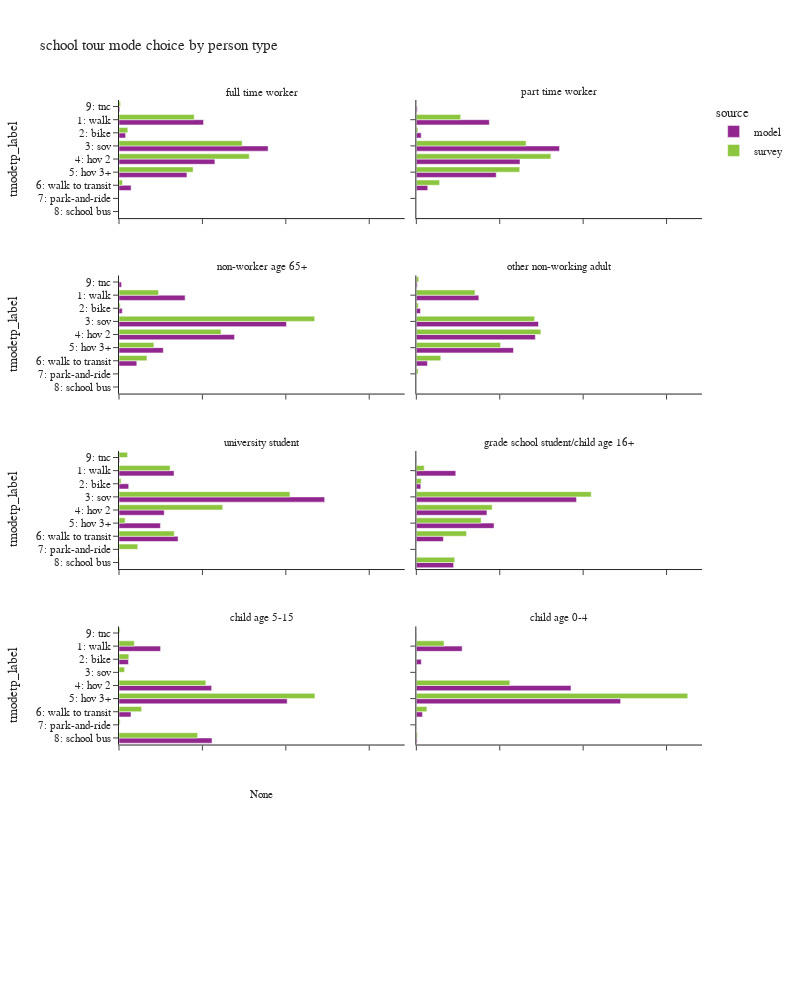

Notebook source saved alongside this figure:
### Code cell
plot_mode_choice(wk_tour,"pptyp_label",
                 {"pptyp_label":["full time worker","part time worker","non-worker age 65+","other non-working adult",
                                 "university student","grade school student/child age 16+","child age 5-15","child age 0-4"],
                  "tmodetp_label":["1: walk","2: bike","3: sov","4: hov 2","5: hov 3+","6: walk to transit",
                                   "7: park-and-ride","8: school bus","9: other–survey only"]},
                 "person type",2,1000)

### Figure 1 — Plotly figure (JSON) as saved in the notebook; plotly's stock layout.template omitted (floating-point values rounded to 4 significant figures)
{"data": [{"alignmentgroup": "True", "customdata": [[44], [211851], [16544], [373654], [240221], [170125], [30345], [2], [2044]], "hovertemplate": "source=model<br>pptyp_label=full time worker<br>percentage=%{x}<br>tmodetp_label=%{y}<br>sample_count=%{customdata[0]}<extra></extra>", "legendgroup": "model", "marker": {"color": "#91268F", "pattern": {"shape": ""}}, "name": "model", "offsetgroup": "model", "orientation": "h", "showlegend": true, "textposition": "auto", "type": "bar", "x": [4.211e-05, 0.2028, 0.01583, 0.3576, 0.2299, 0.1628, 0.02904, 1.914e-06, 0.001956], "xaxis": "x9", "y": [null, "1: walk", "2: bike", "3: sov", "4: hov 2", "5: hov 3+", "6: walk to transit", "8: school bus", "9: tnc"], "yaxis": "y9"}, {"alignmentgroup": "True", "customdata": [[5], [56306], [3764], [110439], [79973], [61623], [8811], [720]], "hovertemplate": "source=model<br>pptyp_label=part time worker<br>percentage=%{x}<br>tmodetp_label=%{y}<br>sample_count=%{customdata[0]}<extra></extra>", "legendgroup": "model", "marker": {"color": "#91268F", "pattern": {"shape": ""}}, "name": "model", "offsetgroup": "model", "orientation": "h", "showlegend": false, "textposition": "auto", "type": "bar", "x": [1.555e-05, 0.1751, 0.0117, 0.3434, 0.2486, 0.1916, 0.02739, 0.002239], "xaxis": "x10", "y": [null, "1: walk", "2: bike", "3: sov", "4: hov 2", "5: hov 3+", "6: walk to transit", "9: tnc"], "yaxis": "y10"}, {"alignmentgroup": "True", "customdata": [[1], [109023], [5365], [276165], [190583], [73137], [29342], [4226]], "hovertemplate": "source=model<br>pptyp_label=non-worker age 65+<br>percentage=%{x}<br>tmodetp_label=%{y}<br>sample_count=%{customdata[0]}<extra></extra>", "legendgroup": "model", "marker": {"color": "#91268F", "pattern": {"shape": ""}}, "name": "model", "offsetgroup": "model", "orientation": "h", "showlegend": false, "textposition": "auto", "type": "bar", "x": [1.454e-06, 0.1585, 0.0078, 0.4015, 0.2771, 0.1063, 0.04266, 0.006144], "xaxis": "x7", "y": [null, "1: walk", "2: bike", "3: sov", "4: hov 2", "5: hov 3+", "6: walk to transit", "9: tnc"], "yaxis": "y7"}, {"alignmentgroup": "True", "customdata": [[2], [135350], [8893], [264484], [257713], [210342], [24022], [2120]], "hovertemplate": "source=model<br>pptyp_label=other non-working adult<br>percentage=%{x}<br>tmodetp_label=%{y}<br>sample_count=%{customdata[0]}<extra></extra>", "legendgroup": "model", "marker": {"color": "#91268F", "pattern": {"shape": ""}}, "name": "model", "offsetgroup": "model", "orientation": "h", "showlegend": false, "textposition": "auto", "type": "bar", "x": [2.215e-06, 0.1499, 0.009849, 0.2929, 0.2854, 0.233, 0.0266, 0.002348], "xaxis": "x8", "y": [null, "1: walk", "2: bike", "3: sov", "4: hov 2", "5: hov 3+", "6: walk to transit", "9: tnc"], "yaxis": "y8"}, {"alignmentgroup": "True", "customdata": [[17669], [3117], [66037], [14534], [13301], [18968], [121], [166]], "hovertemplate": "source=model<br>pptyp_label=university student<br>percentage=%{x}<br>tmodetp_label=%{y}<br>sample_count=%{customdata[0]}<extra></extra>", "legendgroup": "model", "marker": {"color": "#91268F", "pattern": {"shape": ""}}, "name": "model", "offsetgroup": "model", "orientation": "h", "showlegend": false, "textposition": "auto", "type": "bar", "x": [0.1319, 0.02328, 0.4931, 0.1085, 0.09933, 0.1416, 0.0009036, 0.00124], "xaxis": "x5", "y": ["1: walk", "2: bike", "3: sov", "4: hov 2", "5: hov 3+", "6: walk to transit", "8: school bus", "9: tnc"], "yaxis": "y5"}, {"alignmentgroup": "True", "customdata": [[2], [15112], [1718], [61367], [27058], [29762], [10373], [14293], [109]], "hovertemplate": "source=model<br>pptyp_label=grade school student/child age 16+<br>percentage=%{x}<br>tmodetp_label=%{y}<br>sample_count=%{customdata[0]}<extra></extra>", "legendgroup": "model", "marker": {"color": "#91268F", "pattern": {"shape": ""}}, "name": "model", "offsetgroup": "model", "orientation": "h", "showlegend": false, "textposition": "auto", "type": "bar", "x": [1.252e-05, 0.09457, 0.01075, 0.384, 0.1693, 0.1863, 0.06491, 0.08945, 0.0006821], "xaxis": "x6", "y": [null, "1: walk", "2: bike", "3: sov", "4: hov 2", "5: hov 3+", "6: walk to transit", "8: school bus", "9: tnc"], "yaxis": "y6"}, {"alignmentgroup": "True", "customdata": [[30], [60094], [13619], [133983], [243216], [17325], [134504], [222]], "hovertemplate": "source=model<br>pptyp_label=child age 5-15<br>percentage=%{x}<br>tmodetp_label=%{y}<br>sample_count=%{customdata[0]}<extra></extra>", "legendgroup": "model", "marker": {"color": "#91268F", "pattern": {"shape": ""}}, "name": "model", "offsetgroup": "model", "orientation": "h", "showlegend": false, "textposition": "auto", "type": "bar", "x": [4.975e-05, 0.09966, 0.02259, 0.2222, 0.4033, 0.02873, 0.2231, 0.0003682], "xaxis": "x3", "y": [null, "1: walk", "2: bike", "4: hov 2", "5: hov 3+", "6: walk to transit", "8: school bus", "9: tnc"], "yaxis": "y3"}, {"alignmentgroup": "True", "customdata": [[8], [25362], [2790], [85623], [113074], [3403], [434], [154]], "hovertemplate": "source=model<br>pptyp_label=child age 0-4<br>percentage=%{x}<br>tmodetp_label=%{y}<br>sample_count=%{customdata[0]}<extra></extra>", "legendgroup": "model", "marker": {"color": "#91268F", "pattern": {"shape": ""}}, "name": "model", "offsetgroup": "model", "orientation": "h", "showlegend": false, "textposition": "auto", "type": "bar", "x": [3.465e-05, 0.1099, 0.01209, 0.3709, 0.4898, 0.01474, 0.00188, 0.0006671], "xaxis": "x4", "y": [null, "1: walk", "2: bike", "4: hov 2", "5: hov 3+", "6: walk to transit", "8: school bus", "9: tnc"], "yaxis": "y4"}, {"alignmentgroup": "True", "customdata": [[3], [494], [61], [459], [376], [212], [47], [2], [13]], "hovertemplate": "source=survey<br>pptyp_label=full time worker<br>percentage=%{x}<br>tmodetp_label=%{y}<br>sample_count=%{customdata[0]}<extra></extra>", "legendgroup": "survey", "marker": {"color": "#8CC63E", "pattern": {"shape": ""}}, "name": "survey", "offsetgroup": "survey", "orientation": "h", "showlegend": true, "textposition": "auto", "type": "bar", "x": [0.0006905, 0.1803, 0.02108, 0.2954, 0.3124, 0.1777, 0.008408, 0.0002643, 0.003673], "xaxis": "x9", "y": [null, "1: walk", "2: bike", "3: sov", "4: hov 2", "5: hov 3+", "6: walk to transit", "7: park-and-ride", "9: tnc"], "yaxis": "y9"}, {"alignmentgroup": "True", "customdata": [[88], [11], [154], [106], [75], [27], [2]], "hovertemplate": "source=survey<br>pptyp_label=part time worker<br>percentage=%{x}<br>tmodetp_label=%{y}<br>sample_count=%{customdata[0]}<extra></extra>", "legendgroup": "survey", "marker": {"color": "#8CC63E", "pattern": {"shape": ""}}, "name": "survey", "offsetgroup": "survey", "orientation": "h", "showlegend": false, "textposition": "auto", "type": "bar", "x": [0.1062, 0.003893, 0.2631, 0.3225, 0.2479, 0.05577, 0.0005129], "xaxis": "x10", "y": ["1: walk", "2: bike", "3: sov", "4: hov 2", "5: hov 3+", "6: walk to transit", "9: tnc"], "yaxis": "y10"}, {"alignmentgroup": "True", "customdata": [[13], [164], [11], [441], [294], [81], [56], [4], [1]], "hovertemplate": "source=survey<br>pptyp_label=non-worker age 65+<br>percentage=%{x}<br>tmodetp_label=%{y}<br>sample_count=%{customdata[0]}<extra></extra>", "legendgroup": "survey", "marker": {"color": "#8CC63E", "pattern": {"shape": ""}}, "name": "survey", "offsetgroup": "survey", "orientation": "h", "showlegend": false, "textposition": "auto", "type": "bar", "x": [0.03695, 0.09469, 0.003055, 0.4692, 0.2447, 0.08363, 0.06707, 0.0005663, 0.0001267], "xaxis": "x7", "y": [null, "1: walk", "2: bike", "3: sov", "4: hov 2", "5: hov 3+", "6: walk to transit", "7: park-and-ride", "9: tnc"], "yaxis": "y7"}, {"alignmentgroup": "True", "customdata": [[6], [208], [25], [331], [268], [150], [67], [5], [1], [7]], "hovertemplate": "source=survey<br>pptyp_label=other non-working adult<br>percentage=%{x}<br>tmodetp_label=%{y}<br>sample_count=%{customdata[0]}<extra></extra>", "legendgroup": "survey", "marker": {"color": "#8CC63E", "pattern": {"shape": ""}}, "name": "survey", "offsetgroup": "survey", "orientation": "h", "showlegend": false, "textposition": "auto", "type": "bar", "x": [0.001286, 0.1408, 0.004759, 0.2836, 0.2985, 0.202, 0.05866, 0.004356, 0.0002534, 0.0058], "xaxis": "x8", "y": [null, "1: walk", "2: bike", "3: sov", "4: hov 2", "5: hov 3+", "6: walk to transit", "7: park-and-ride", "8: school bus", "9: tnc"], "yaxis": "y8"}, {"alignmentgroup": "True", "customdata": [[52], [5], [40], [22], [5], [32], [3], [1], [2]], "hovertemplate": "source=survey<br>pptyp_label=university student<br>percentage=%{x}<br>tmodetp_label=%{y}<br>sample_count=%{customdata[0]}<extra></extra>", "legendgroup": "survey", "marker": {"color": "#8CC63E", "pattern": {"shape": ""}}, "name": "survey", "offsetgroup": "survey", "orientation": "h", "showlegend": false, "textposition": "auto", "type": "bar", "x": [0.1226, 0.004874, 0.4099, 0.2487, 0.01471, 0.1325, 0.04495, 0.001292, 0.02053], "xaxis": "x5", "y": ["1: walk", "2: bike", "3: sov", "4: hov 2", "5: hov 3+", "6: walk to transit", "7: park-and-ride", "8: school bus", "9: tnc"], "yaxis": "y5"}, {"alignmentgroup": "True", "customdata": [[9], [6], [38], [21], [29], [16], [12]], "hovertemplate": "source=survey<br>pptyp_label=grade school student/child age 16+<br>percentage=%{x}<br>tmodetp_label=%{y}<br>sample_count=%{customdata[0]}<extra></extra>", "legendgroup": "survey", "marker": {"color": "#8CC63E", "pattern": {"shape": ""}}, "name": "survey", "offsetgroup": "survey", "orientation": "h", "showlegend": false, "textposition": "auto", "type": "bar", "x": [0.01894, 0.01181, 0.4194, 0.1818, 0.1554, 0.1205, 0.09213], "xaxis": "x6", "y": ["1: walk", "2: bike", "3: sov", "4: hov 2", "5: hov 3+", "6: walk to transit", "8: school bus"], "yaxis": "y6"}, {"alignmentgroup": "True", "customdata": [[1], [53], [16], [4], [110], [272], [20], [1], [146], [1]], "hovertemplate": "source=survey<br>pptyp_label=child age 5-15<br>percentage=%{x}<br>tmodetp_label=%{y}<br>sample_count=%{customdata[0]}<extra></extra>", "legendgroup": "survey", "marker": {"color": "#8CC63E", "pattern": {"shape": ""}}, "name": "survey", "offsetgroup": "survey", "orientation": "h", "showlegend": false, "textposition": "auto", "type": "bar", "x": [7.145e-05, 0.03688, 0.02357, 0.0134, 0.2083, 0.4698, 0.05425, 0.002712, 0.1885, 0.0026], "xaxis": "x3", "y": [null, "1: walk", "2: bike", "3: sov", "4: hov 2", "5: hov 3+", "6: walk to transit", "7: park-and-ride", "8: school bus", "9: tnc"], "yaxis": "y3"}, {"alignmentgroup": "True", "customdata": [[2], [41], [4], [55], [141], [1], [1], [2]], "hovertemplate": "source=survey<br>pptyp_label=child age 0-4<br>percentage=%{x}<br>tmodetp_label=%{y}<br>sample_count=%{customdata[0]}<extra></extra>", "legendgroup": "survey", "marker": {"color": "#8CC63E", "pattern": {"shape": ""}}, "name": "survey", "offsetgroup": "survey", "orientation": "h", "showlegend": false, "textposition": "auto", "type": "bar", "x": [0.02983, 0.06633, 0.000739, 0.2242, 0.6507, 0.02532, 0.0001583, 0.002698], "xaxis": "x4", "y": [null, "1: walk", "2: bike", "4: hov 2", "5: hov 3+", "6: walk to transit", "7: park-and-ride", "8: school bus"], "yaxis": "y4"}], "layout": {"annotations": [{"font": {}, "showarrow": false, "text": "None", "x": 0.245, "xanchor": "center", "xref": "paper", "y": 0.144, "yanchor": "bottom", "yref": "paper"}, {"font": {}, "showarrow": false, "text": "child age 5-15", "x": 0.245, "xanchor": "center", "xref": "paper", "y": 0.358, "yanchor": "bottom", "yref": "paper"}, {"font": {}, "showarrow": false, "text": "child age 0-4", "x": 0.755, "xanchor": "center", "xref": "paper", "y": 0.358, "yanchor": "bottom", "yref": "paper"}, {"font": {}, "showarrow": false, "text": "university student", "x": 0.245, "xanchor": "center", "xref": "paper", "y": 0.572, "yanchor": "bottom", "yref": "paper"}, {"font": {}, "showarrow": false, "text": "grade school student/child age 16+", "x": 0.755, "xanchor": "center", "xref": "paper", "y": 0.572, "yanchor": "bottom", "yref": "paper"}, {"font": {}, "showarrow": false, "text": "non-worker age 65+", "x": 0.245, "xanchor": "center", "xref": "paper", "y": 0.786, "yanchor": "bottom", "yref": "paper"}, {"font": {}, "showarrow": false, "text": "other non-working adult", "x": 0.755, "xanchor": "center", "xref": "paper", "y": 0.786, "yanchor": "bottom", "yref": "paper"}, {"font": {}, "showarrow": false, "text": "full time worker", "x": 0.245, "xanchor": "center", "xref": "paper", "y": 1.0, "yanchor": "bottom", "yref": "paper"}, {"font": {}, "showarrow": false, "text": "part time worker", "x": 0.755, "xanchor": "center", "xref": "paper", "y": 1.0, "yanchor": "bottom", "yref": "paper"}], "barmode": "group", "height": 1000, "legend": {"title": {"text": "source"}, "tracegroupgap": 0}, "title": {"text": "school tour mode choice by person type"}, "width": 800, "xaxis": {"anchor": "y", "domain": [0.0, 0.49], "tickformat": ".1%", "title": {"text": "percentage"}}, "xaxis10": {"anchor": "y10", "domain": [0.51, 1.0], "matches": "x", "showticklabels": false, "tickformat": ".1%"}, "xaxis2": {"anchor": "y2", "domain": [0.51, 1.0], "matches": "x", "tickformat": ".1%", "title": {"text": "percentage"}}, "xaxis3": {"anchor": "y3", "domain": [0.0, 0.49], "matches": "x", "showticklabels": false, "tickformat": ".1%"}, "xaxis4": {"anchor": "y4", "domain": [0.51, 1.0], "matches": "x", "showticklabels": false, "tickformat": ".1%"}, "xaxis5": {"anchor": "y5", "domain": [0.0, 0.49], "matches": "x", "showticklabels": false, "tickformat": ".1%"}, "xaxis6": {"anchor": "y6", "domain": [0.51, 1.0], "matches": "x", "showticklabels": false, "tickformat": ".1%"}, "xaxis7": {"anchor": "y7", "domain": [0.0, 0.49], "matches": "x", "showticklabels": false, "tickformat": ".1%"}, "xaxis8": {"anchor": "y8", "domain": [0.51, 1.0], "matches": "x", "showticklabels": false, "tickformat": ".1%"}, "xaxis9": {"anchor": "y9", "domain": [0.0, 0.49], "matches": "x", "showticklabels": false, "tickformat": ".1%"}, "yaxis": {"anchor": "x", "categoryarray": ["9: other–survey only", "8: school bus", "7: park-and-ride", "6: walk to transit", "5: hov 3+", "4: hov 2", "3: sov", "2: bike", "1: walk"], "categoryorder": "array", "domain": [0.0, 0.144], "title": {"text": "tmodetp_label"}}, "yaxis10": {"anchor": "x10", "domain": [0.856, 1.0], "matches": "y", "showticklabels": false}, "yaxis2": {"anchor": "x2", "domain": [0.0, 0.144], "matches": "y", "showticklabels": false}, "yaxis3": {"anchor": "x3", "categoryarray": ["9: other–survey only", "8: school bus", "7: park-and-ride", "6: walk to transit", "5: hov 3+", "4: hov 2", "3: sov", "2: bike", "1: walk"], "categoryorder": "array", "domain": [0.214, 0.358], "matches": "y", "title": {"text": "tmodetp_label"}}, "yaxis4": {"anchor": "x4", "domain": [0.214, 0.358], "matches": "y", "showticklabels": false}, "yaxis5": {"anchor": "x5", "categoryarray": ["9: other–survey only", "8: school bus", "7: park-and-ride", "6: walk to transit", "5: hov 3+", "4: hov 2", "3: sov", "2: bike", "1: walk"], "categoryorder": "array", "domain": [0.428, 0.572], "matches": "y", "title": {"text": "tmodetp_label"}}, "yaxis6": {"anchor": "x6", "domain": [0.428, 0.572], "matches": "y", "showticklabels": false}, "yaxis7": {"anchor": "x7", "categoryarray": ["9: other–survey only", "8: school bus", "7: park-and-ride", "6: walk to transit", "5: hov 3+", "4: hov 2", "3: sov", "2: bike", "1: walk"], "categoryorder": "array", "domain": [0.642, 0.786], "matches": "y", "title": {"text": "tmodetp_label"}}, "yaxis8": {"anchor": "x8", "domain": [0.642, 0.786], "matches": "y", "showticklabels": false}, "yaxis9": {"anchor": "x9", "categoryarray": ["9: other–survey only", "8: school bus", "7: park-and-ride", "6: walk to transit", "5: hov 3+", "4: hov 2", "3: sov", "2: bike", "1: walk"], "categoryorder": "array", "domain": [0.856, 1.0], "matches": "y", "title": {"text": "tmodetp_label"}}}}
